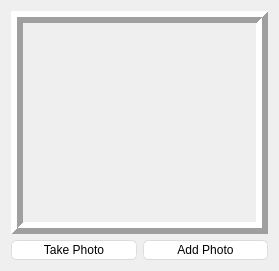
    <widget class="QWidget" name="gridLayoutWidget_2">
     <property name="geometry">
      <rect>
       <x>660</x>
       <y>100</y>
       <width>279</width>
       <height>271</height>
      </rect>
     </property>
     <layout class="QGridLayout" name="gridLayout_15">
      <item row="1" column="0">
       <widget class="QPushButton" name="TakePhoto_btn">
        <property name="styleSheet">
         <string notr="true">QPushButton{
	font: 25 18pt &quot;Bahnschrift Light&quot;;;
	border-style: solid;
	border-top-color: qlineargradient(spread:pad, x1:0.5, y1:1, x2:0.5, y2:0, stop:0 rgb(215, 215, 215), stop:1 rgb(222, 222, 222));
	border-right-color: qlineargradient(spread:pad, x1:0, y1:0.5, x2:1, y2:0.5, stop:0 rgb(217, 217, 217), stop:1 rgb(227, 227, 227));
	border-left-color: qlineargradient(spread:pad, x1:0, y1:0.5, x2:1, y2:0.5, stop:0 rgb(227, 227, 227), stop:1 rgb(217, 217, 217));
	border-bottom-color: qlineargradient(spread:pad, x1:0.5, y1:1, x2:0.5, y2:0, stop:0 rgb(215, 215, 215), stop:1 rgb(222, 222, 222));
	border-width: 1px;
	border-radius: 5px;
	color: rgb(0,0,0);
	padding: 2px;
	background-color: rgb(255,255,255);
}
QPushButton:hover{
	border-style: solid;
	border-top-color: qlineargradient(spread:pad, x1:0.5, y1:1, x2:0.5, y2:0, stop:0 rgb(195, 195, 195), stop:1 rgb(222, 222, 222));
	border-right-color: qlineargradient(spread:pad, x1:0, y1:0.5, x2:1, y2:0.5, stop:0 rgb(197, 197, 197), stop:1 rgb(227, 227, 227));
	border-left-color: qlineargradient(spread:pad, x1:0, y1:0.5, x2:1, y2:0.5, stop:0 rgb(227, 227, 227), stop:1 rgb(197, 197, 197));
	border-bottom-color: qlineargradient(spread:pad, x1:0.5, y1:1, x2:0.5, y2:0, stop:0 rgb(195, 195, 195), stop:1 rgb(222, 222, 222));
	border-width: 1px;
	border-radius: 5px;
	color: rgb(0,0,0);
	padding: 2px;
	background-color: rgb(255,255,255);
}
QPushButton:pressed{
	border-style: solid;
	border-top-color: qlineargradient(spread:pad, x1:0.5, y1:1, x2:0.5, y2:0, stop:0 rgb(215, 215, 215), stop:1 rgb(222, 222, 222));
	border-right-color: qlineargradient(spread:pad, x1:0, y1:0.5, x2:1, y2:0.5, stop:0 rgb(217, 217, 217), stop:1 rgb(227, 227, 227));
	border-left-color: qlineargradient(spread:pad, x1:0, y1:0.5, x2:1, y2:0.5, stop:0 rgb(227, 227, 227), stop:1 rgb(217, 217, 217));
	border-bottom-color: qlineargradient(spread:pad, x1:0.5, y1:1, x2:0.5, y2:0, stop:0 rgb(215, 215, 215), stop:1 rgb(222, 222, 222));
	border-width: 1px;
	border-radius: 5px;
	color: rgb(0,0,0);
	padding: 2px;
	background-color: rgb(142,142,142);
}
QPushButton:disabled{
	border-style: solid;
	border-top-color: qlineargradient(spread:pad, x1:0.5, y1:1, x2:0.5, y2:0, stop:0 rgb(215, 215, 215), stop:1 rgb(222, 222, 222));
	border-right-color: qlineargradient(spread:pad, x1:0, y1:0.5, x2:1, y2:0.5, stop:0 rgb(217, 217, 217), stop:1 rgb(227, 227, 227));
	border-left-color: qlineargradient(spread:pad, x1:0, y1:0.5, x2:1, y2:0.5, stop:0 rgb(227, 227, 227), stop:1 rgb(217, 217, 217));
	border-bottom-color: qlineargradient(spread:pad, x1:0.5, y1:1, x2:0.5, y2:0, stop:0 rgb(215, 215, 215), stop:1 rgb(222, 222, 222));
	border-width: 1px;
	border-radius: 5px;
	color: #808086;
	padding: 2px;
	background-color: rgb(142,142,142);
}</string>
        </property>
        <property name="text">
         <string>Take Photo</string>
        </property>
       </widget>
      </item>
      <item row="0" column="0" colspan="2">
       <widget class="QLabel" name="photoview_3">
        <property name="frameShape">
         <enum>QFrame::Box</enum>
        </property>
        <property name="frameShadow">
         <enum>QFrame::Raised</enum>
        </property>
        <property name="lineWidth">
         <number>6</number>
        </property>
        <property name="text">
         <string/>
        </property>
        <property name="scaledContents">
         <bool>true</bool>
        </property>
       </widget>
      </item>
      <item row="1" column="1">
       <widget class="QPushButton" name="AddPhoto">
        <property name="styleSheet">
         <string notr="true">QPushButton{
	font: 25 18pt &quot;Bahnschrift Light&quot;;;
	border-style: solid;
	border-top-color: qlineargradient(spread:pad, x1:0.5, y1:1, x2:0.5, y2:0, stop:0 rgb(215, 215, 215), stop:1 rgb(222, 222, 222));
	border-right-color: qlineargradient(spread:pad, x1:0, y1:0.5, x2:1, y2:0.5, stop:0 rgb(217, 217, 217), stop:1 rgb(227, 227, 227));
	border-left-color: qlineargradient(spread:pad, x1:0, y1:0.5, x2:1, y2:0.5, stop:0 rgb(227, 227, 227), stop:1 rgb(217, 217, 217));
	border-bottom-color: qlineargradient(spread:pad, x1:0.5, y1:1, x2:0.5, y2:0, stop:0 rgb(215, 215, 215), stop:1 rgb(222, 222, 222));
	border-width: 1px;
	border-radius: 5px;
	color: rgb(0,0,0);
	padding: 2px;
	background-color: rgb(255,255,255);
}
QPushButton:hover{
	border-style: solid;
	border-top-color: qlineargradient(spread:pad, x1:0.5, y1:1, x2:0.5, y2:0, stop:0 rgb(195, 195, 195), stop:1 rgb(222, 222, 222));
	border-right-color: qlineargradient(spread:pad, x1:0, y1:0.5, x2:1, y2:0.5, stop:0 rgb(197, 197, 197), stop:1 rgb(227, 227, 227));
	border-left-color: qlineargradient(spread:pad, x1:0, y1:0.5, x2:1, y2:0.5, stop:0 rgb(227, 227, 227), stop:1 rgb(197, 197, 197));
	border-bottom-color: qlineargradient(spread:pad, x1:0.5, y1:1, x2:0.5, y2:0, stop:0 rgb(195, 195, 195), stop:1 rgb(222, 222, 222));
	border-width: 1px;
	border-radius: 5px;
	color: rgb(0,0,0);
	padding: 2px;
	background-color: rgb(255,255,255);
}
QPushButton:pressed{
	border-style: solid;
	border-top-color: qlineargradient(spread:pad, x1:0.5, y1:1, x2:0.5, y2:0, stop:0 rgb(215, 215, 215), stop:1 rgb(222, 222, 222));
	border-right-color: qlineargradient(spread:pad, x1:0, y1:0.5, x2:1, y2:0.5, stop:0 rgb(217, 217, 217), stop:1 rgb(227, 227, 227));
	border-left-color: qlineargradient(spread:pad, x1:0, y1:0.5, x2:1, y2:0.5, stop:0 rgb(227, 227, 227), stop:1 rgb(217, 217, 217));
	border-bottom-color: qlineargradient(spread:pad, x1:0.5, y1:1, x2:0.5, y2:0, stop:0 rgb(215, 215, 215), stop:1 rgb(222, 222, 222));
	border-width: 1px;
	border-radius: 5px;
	color: rgb(0,0,0);
	padding: 2px;
	background-color: rgb(142,142,142);
}
QPushButton:disabled{
	border-style: solid;
	border-top-color: qlineargradient(spread:pad, x1:0.5, y1:1, x2:0.5, y2:0, stop:0 rgb(215, 215, 215), stop:1 rgb(222, 222, 222));
	border-right-color: qlineargradient(spread:pad, x1:0, y1:0.5, x2:1, y2:0.5, stop:0 rgb(217, 217, 217), stop:1 rgb(227, 227, 227));
	border-left-color: qlineargradient(spread:pad, x1:0, y1:0.5, x2:1, y2:0.5, stop:0 rgb(227, 227, 227), stop:1 rgb(217, 217, 217));
	border-bottom-color: qlineargradient(spread:pad, x1:0.5, y1:1, x2:0.5, y2:0, stop:0 rgb(215, 215, 215), stop:1 rgb(222, 222, 222));
	border-width: 1px;
	border-radius: 5px;
	color: #808086;
	padding: 2px;
	background-color: rgb(142,142,142);
}</string>
        </property>
        <property name="text">
         <string>Add Photo</string>
        </property>
       </widget>
      </item>
     </layout>
    </widget>
